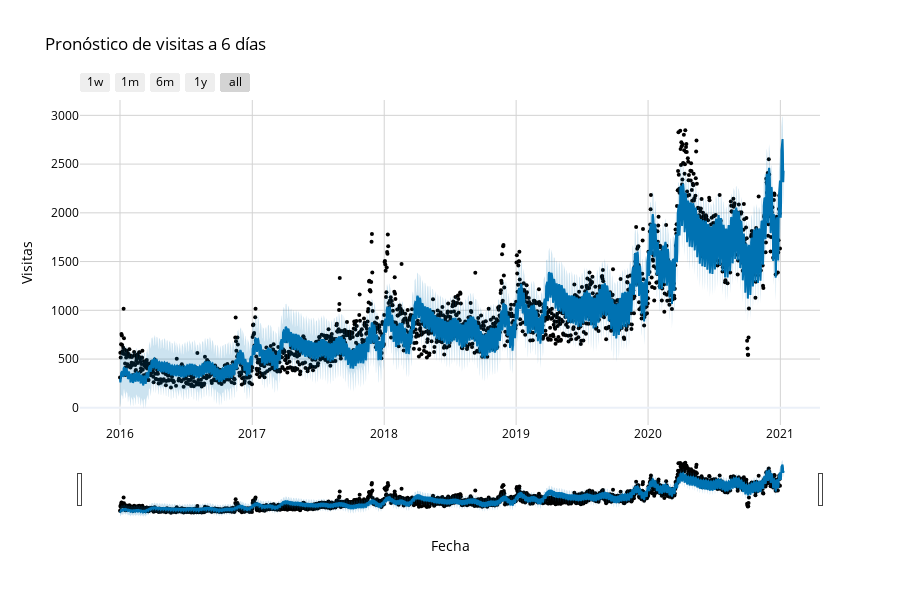

Notebook code cell kept with this figure:
### Code cell
pio.templates.default = "plotly_white"
m = Prophet(
    yearly_seasonality=True,
    weekly_seasonality=True,
    daily_seasonality=False,
    changepoint_prior_scale=best_params['changepoint_prior_scale'],
    seasonality_prior_scale=best_params['seasonality_prior_scale'],
    holidays_prior_scale=best_params['holidays_prior_scale'],
    seasonality_mode=best_params['seasonality_mode'],
    n_changepoints=best_params['n_changepoints']
)
m.fit(page_vis[['ds', 'y']])
future = m.make_future_dataframe(periods=10)
future['Easter'] = 0
future['Christmas'] = 0
future['Black Friday'] = 0
forecast = m.predict(future)
forecast_future = forecast[forecast['ds'] > page_vis['ds'].max()][['ds', 'yhat', 'yhat_lower', 'yhat_upper']]
fig = plot_plotly(m, forecast)
fig.update_layout(
    title="Pronóstico de visitas a 6 días",
    xaxis_title="Fecha",
    yaxis_title="Visitas",
    plot_bgcolor='white',      
    paper_bgcolor='white',    
    font=dict(color='black'), 
    xaxis=dict(showgrid=True, gridcolor='lightgray'),
    yaxis=dict(showgrid=True, gridcolor='lightgray')
)
fig.show()
fig.write_html(os.path.join(outputs_dir,'html', "pronostico_visitas.html"))

### Figure 1 — Plotly figure (JSON) as saved in the notebook; plotly's stock layout.template omitted (floating-point values rounded to 4 significant figures; data arrays with more than 128 entries replaced by an {"elided": "..."} marker saying what was removed)
{"data": [{"marker": {"color": "black", "size": 4}, "mode": "markers", "name": "Actual", "type": "scatter", "x": {"elided": "1827 str values"}, "y": {"elided": "1827 int values"}}, {"hoverinfo": "skip", "line": {"width": 0}, "mode": "lines", "type": "scatter", "x": {"elided": "1837 str values"}, "y": {"elided": "1837 float values"}}, {"fill": "tonexty", "fillcolor": "rgba(0, 114, 178, 0.2)", "line": {"color": "#0072B2", "width": 2}, "mode": "lines", "name": "Predicted", "type": "scatter", "x": {"elided": "1837 str values"}, "y": {"elided": "1837 float values"}}, {"fill": "tonexty", "fillcolor": "rgba(0, 114, 178, 0.2)", "hoverinfo": "skip", "line": {"width": 0}, "mode": "lines", "type": "scatter", "x": {"elided": "1837 str values"}, "y": {"elided": "1837 float values"}}], "layout": {"font": {"color": "black"}, "height": 600, "paper_bgcolor": "white", "plot_bgcolor": "white", "showlegend": false, "title": {"text": "Pronóstico de visitas a 6 días"}, "width": 900, "xaxis": {"gridcolor": "lightgray", "rangeselector": {"buttons": [{"count": 7, "label": "1w", "step": "day", "stepmode": "backward"}, {"count": 1, "label": "1m", "step": "month", "stepmode": "backward"}, {"count": 6, "label": "6m", "step": "month", "stepmode": "backward"}, {"count": 1, "label": "1y", "step": "year", "stepmode": "backward"}, {"step": "all"}]}, "rangeslider": {"visible": true}, "showgrid": true, "title": {"text": "Fecha"}, "type": "date"}, "yaxis": {"gridcolor": "lightgray", "showgrid": true, "title": {"text": "Visitas"}}}}
